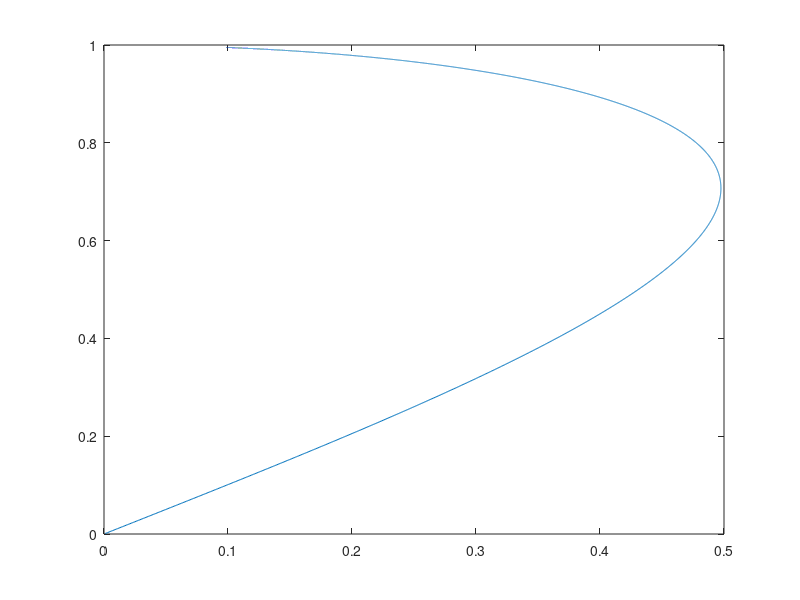

Here is the MATLAB script that generated this plot:
Vs=1;
Zth=0.1+1i*1;
s= 10:-0.001:0.001;
for i=1:length(s)
    Zk(i) = s(i)-0.1*1i*s(i);
end
Vk = abs(Vs*(Zk./(Zth+Zk)));
Pk = abs((Vk).^2./Zk);
figure(2)
plot(Pk,(Vk))